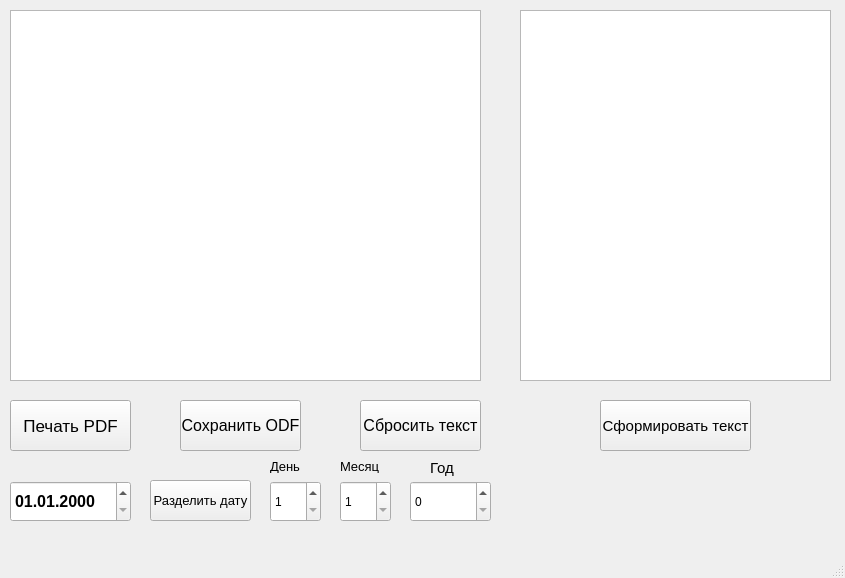
<?xml version="1.0" encoding="UTF-8"?>
<ui version="4.0">
 <class>MainWindow</class>
 <widget class="QMainWindow" name="MainWindow">
  <property name="geometry">
   <rect>
    <x>0</x>
    <y>0</y>
    <width>845</width>
    <height>578</height>
   </rect>
  </property>
  <property name="windowTitle">
   <string>Лабораторная 4</string>
  </property>
  <widget class="QWidget" name="centralwidget">
   <widget class="QTextEdit" name="text_print">
    <property name="geometry">
     <rect>
      <x>10</x>
      <y>10</y>
      <width>471</width>
      <height>371</height>
     </rect>
    </property>
   </widget>
   <widget class="QPushButton" name="bt_to_PDF">
    <property name="geometry">
     <rect>
      <x>10</x>
      <y>400</y>
      <width>121</width>
      <height>51</height>
     </rect>
    </property>
    <property name="font">
     <font>
      <pointsize>13</pointsize>
     </font>
    </property>
    <property name="text">
     <string>Печать PDF</string>
    </property>
   </widget>
   <widget class="QPushButton" name="bt_to_ODF">
    <property name="geometry">
     <rect>
      <x>180</x>
      <y>400</y>
      <width>121</width>
      <height>51</height>
     </rect>
    </property>
    <property name="font">
     <font>
      <pointsize>12</pointsize>
     </font>
    </property>
    <property name="text">
     <string>Сохранить ODF</string>
    </property>
   </widget>
   <widget class="QPushButton" name="bt_reset">
    <property name="geometry">
     <rect>
      <x>360</x>
      <y>400</y>
      <width>121</width>
      <height>51</height>
     </rect>
    </property>
    <property name="font">
     <font>
      <pointsize>12</pointsize>
     </font>
    </property>
    <property name="text">
     <string>Сбросить текст</string>
    </property>
   </widget>
   <widget class="QTextEdit" name="text_create">
    <property name="geometry">
     <rect>
      <x>520</x>
      <y>10</y>
      <width>311</width>
      <height>371</height>
     </rect>
    </property>
   </widget>
   <widget class="QPushButton" name="bt_create_text">
    <property name="geometry">
     <rect>
      <x>600</x>
      <y>400</y>
      <width>151</width>
      <height>51</height>
     </rect>
    </property>
    <property name="font">
     <font>
      <pointsize>11</pointsize>
     </font>
    </property>
    <property name="text">
     <string>Сформировать текст</string>
    </property>
   </widget>
   <widget class="QDateTimeEdit" name="dateTimeEdit">
    <property name="geometry">
     <rect>
      <x>10</x>
      <y>481</y>
      <width>121</width>
      <height>41</height>
     </rect>
    </property>
    <property name="font">
     <font>
      <pointsize>12</pointsize>
      <weight>75</weight>
      <bold>true</bold>
     </font>
    </property>
    <property name="displayFormat">
     <string>dd.MM.yyyy</string>
    </property>
   </widget>
   <widget class="QSpinBox" name="sBox_day">
    <property name="geometry">
     <rect>
      <x>270</x>
      <y>481</y>
      <width>51</width>
      <height>41</height>
     </rect>
    </property>
    <property name="minimum">
     <number>1</number>
    </property>
    <property name="maximum">
     <number>31</number>
    </property>
   </widget>
   <widget class="QSpinBox" name="sBox_month">
    <property name="geometry">
     <rect>
      <x>340</x>
      <y>481</y>
      <width>51</width>
      <height>41</height>
     </rect>
    </property>
    <property name="minimum">
     <number>1</number>
    </property>
    <property name="maximum">
     <number>12</number>
    </property>
   </widget>
   <widget class="QSpinBox" name="sBox_year">
    <property name="geometry">
     <rect>
      <x>410</x>
      <y>481</y>
      <width>81</width>
      <height>41</height>
     </rect>
    </property>
    <property name="maximum">
     <number>9999</number>
    </property>
   </widget>
   <widget class="QPushButton" name="bt_date">
    <property name="geometry">
     <rect>
      <x>150</x>
      <y>480</y>
      <width>101</width>
      <height>41</height>
     </rect>
    </property>
    <property name="font">
     <font>
      <pointsize>10</pointsize>
     </font>
    </property>
    <property name="text">
     <string>Разделить дату</string>
    </property>
   </widget>
   <widget class="QLabel" name="label">
    <property name="geometry">
     <rect>
      <x>270</x>
      <y>460</y>
      <width>47</width>
      <height>13</height>
     </rect>
    </property>
    <property name="font">
     <font>
      <pointsize>10</pointsize>
     </font>
    </property>
    <property name="text">
     <string>День</string>
    </property>
   </widget>
   <widget class="QLabel" name="label_2">
    <property name="geometry">
     <rect>
      <x>340</x>
      <y>460</y>
      <width>47</width>
      <height>13</height>
     </rect>
    </property>
    <property name="font">
     <font>
      <pointsize>10</pointsize>
     </font>
    </property>
    <property name="text">
     <string>Месяц</string>
    </property>
   </widget>
   <widget class="QLabel" name="label_3">
    <property name="geometry">
     <rect>
      <x>430</x>
      <y>460</y>
      <width>41</width>
      <height>16</height>
     </rect>
    </property>
    <property name="font">
     <font>
      <pointsize>11</pointsize>
     </font>
    </property>
    <property name="text">
     <string>Год</string>
    </property>
   </widget>
  </widget>
  <widget class="QMenuBar" name="menubar">
   <property name="geometry">
    <rect>
     <x>0</x>
     <y>0</y>
     <width>845</width>
     <height>20</height>
    </rect>
   </property>
  </widget>
  <widget class="QStatusBar" name="statusbar"/>
 </widget>
 <resources/>
 <connections/>
</ui>
